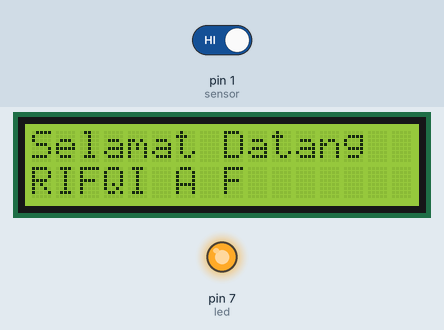
The sketch below on a simulated Arduino Uno, built with avr-gcc and run on an emulated ATmega328P. On the bench: 16×2 character LCD, output pins drawn as LEDs (lit = HIGH). Dashed ring = blinking. Inputs (shaded band) come from the test bench; at power-on: pin 1 (sensor) HIGH.

Above: at 1.2 s.
1.3 s: pin 1 (sensor) driven LOW
At 1.9 s:
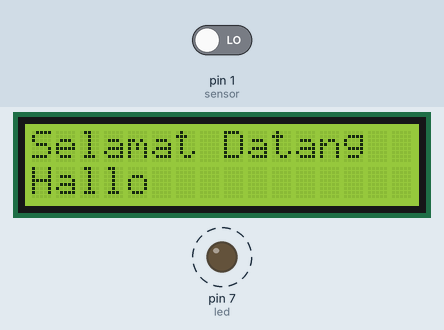
At 2.4 s:
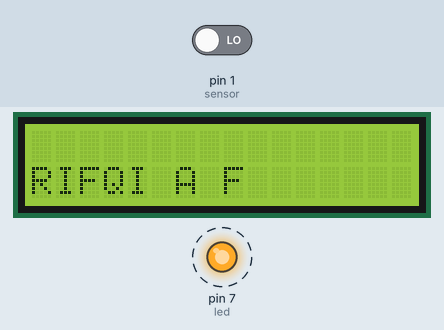
4.0 s: pin 1 (sensor) driven HIGH
At 4.5 s:
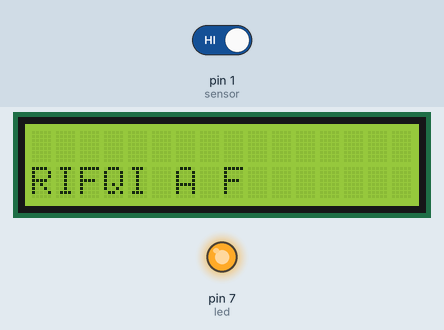
Timing chart, 0 to 7.0 s (numbered marks = the images above; inputs shaded):
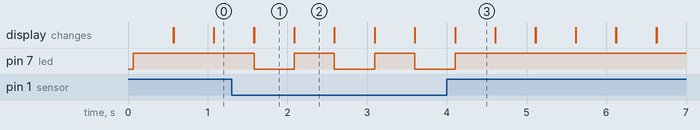

The sketch:

P14-IOT_Rifqi_Achmad_F.ino
```cpp
#include <LiquidCrystal.h>
int led=7;
LiquidCrystal lcd (13,12,11,10,9,8);

void setup(){
  lcd.begin (16, 2); // Memulai LCD
  pinMode(led,OUTPUT); //Set led sebagai output
}

void loop(){
  int pirState=digitalRead(1); //variable untuk menyimpan nilai dari sensor
  lcd.setCursor(0,0);
  lcd.print("Selamat Datang"); //print karakter "Selamat Datang"
  if(pirState == LOW){ //Mendeteksi Jika tidak ada sinyal
    lcd.setCursor(0,1);
    lcd.print("Hallo");
    digitalWrite(led,LOW); //Mematikan lampu LED
    delay(500); //Jeda waktu menampilkan karakter
    lcd.clear(); //Melakukan pembersihan layar
  }
  else if(pirState == HIGH); //Jika ada objek terdeteksi
    lcd.setCursor(0,1);
    lcd.print("RIFQI A F");
    digitalWrite(led,HIGH); //menyalakan LED
    delay(500);//Jeda waktu menampilkan karakter
    lcd.clear(); //bersihkan layar
}
```

Measured:
- after the input at 1.3 s, pin 7 (led): alternates HIGH for 0.50 s and LOW for 0.50 s, starting after 0.28 s; the display: first differs from a run without the input after 0.28 s (image 1)
- after the input at 4.0 s, pin 7 (led): goes on until 4.1 s, then stays HIGH
- what the display in image 1 shows lasts 0.5 s, from 1.6 s to 2.1 s
